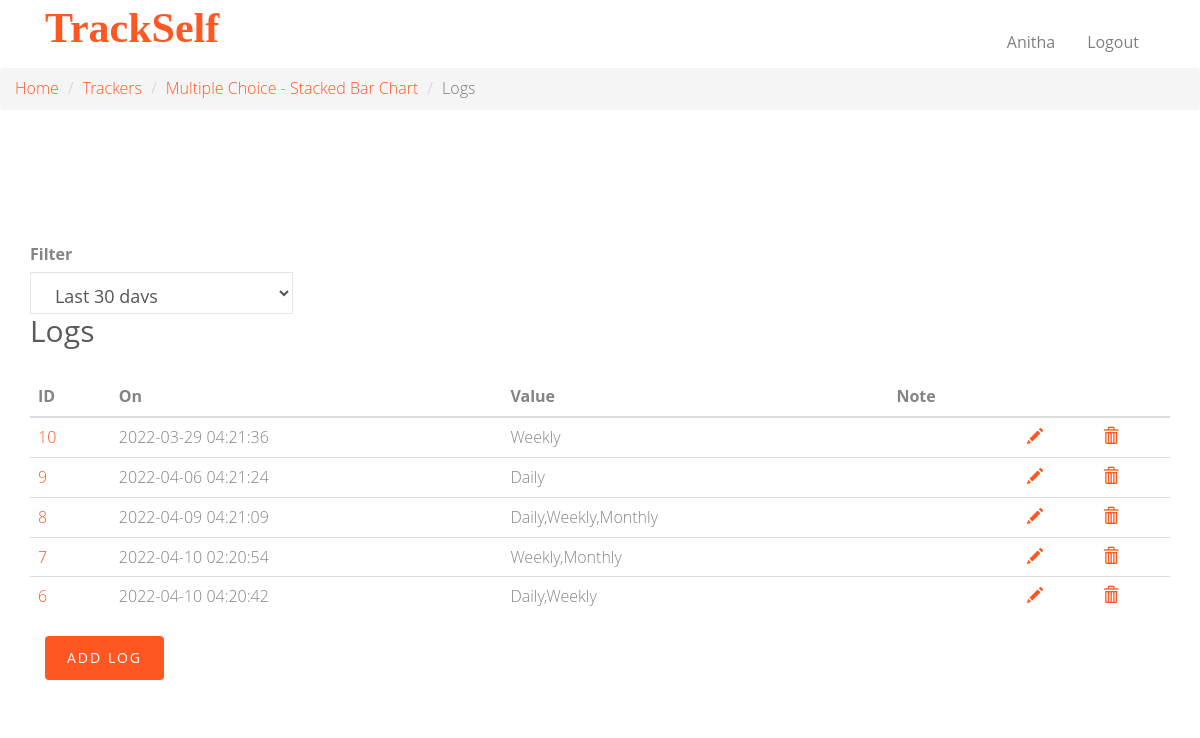
/trackers/21/logs (signed in), run on the app's committed database.
### final/application/models.py (models this page shows)
class User(db.Model, UserMixin):
    __tablename__ = 'user'
    id = db.Column(db.Integer, autoincrement=True, primary_key=True)
    username = db.Column(db.String, unique=False)
    email = db.Column(db.String, unique=True)
    password = db.Column(db.String(255))
    active = db.Column(db.Boolean())
    roles = db.relationship('Role', secondary=roles_users,backref=db.backref('users', lazy='dynamic'))

class Tracker(db.Model):
    __tablename__ = 'tracker'
    id = db.Column(db.Integer, autoincrement=True, primary_key=True)
    name = db.Column(db.String, unique=True, nullable=False)
    description = db.Column(db.String, nullable=False)
    type = db.Column(db.String, nullable=False)
    settings = db.Column(db.String)

class Log(db.Model):
    __tablename__ = 'log'
    id = db.Column(db.Integer, primary_key=True, autoincrement=True)
    timestamp = db.Column(db.String, nullable=False)
    tracker = db.Column(db.Integer, db.ForeignKey('tracker.id'), nullable=False)
    value = db.Column(db.String, nullable=False)
    note = db.Column(db.String)

### final/application/controllers.py (the view)
@app.route("/trackers/<string:tracker_id>/logs")
@login_required
def tracker_details_page(tracker_id):
    last_days = int(request.args.get('lastdays',30))
    today = datetime.today()
    filter_after = today - timedelta(days=last_days)
    tracker = Tracker.query.filter_by(id=tracker_id).first()
    logs = Log.query.filter_by(tracker=tracker_id).filter(Log.timestamp <= today).filter(Log.timestamp >= filter_after).order_by(Log.timestamp).all()
    timestamps=[]
    values=[]
    for log in logs:
        timestamps.append(log.timestamp)
        values.append(log.value)
    return render_template('logs-get.html', last_days=last_days, tracker=tracker, logs=logs,
                           timestamps=timestamps, values=values)

### final/templates/logs-get.html (shortened to what this page needs)
<!DOCTYPE html>
<html class="no-js">
<head>
    {% include 'css.html' %}
</head>
<body>
<div id="fh5co-wrapper">
    <div id="fh5co-page">
        <header id="fh5co-header-section" class="sticky-banner">
            <div class="container">
                <div class="nav-header">
                    <h1 id="fh5co-logo" class="col-sm-2"><a href="/">TrackSelf</a></h1>
                    {% include 'login-state.html' %}
                </div>
            </div>
        </header>
        <nav aria-label="breadcrumb">
            <ol class="breadcrumb">
                <li class="breadcrumb-item"><a href="/">Home</a></li>
                <li class="breadcrumb-item"><a href="/trackers">Trackers</a></li>
                <li class="breadcrumb-item"><a href="/trackers/{{ tracker['id'] }}">{{ tracker['name'] }}</a></li>
                <li class="breadcrumb-item active" aria-current="page">Logs</li>
            </ol>
        </nav>
        <div id="fh5co-contact" class="animate-box">
            <div class="container">
                <div class="row">
                    <div class="col-md-3">
                        <label for="period">Filter</label>
                        <select name="period" id="period" class="form-control form-control-lg" placeholder="Filter"
                                onchange="redirect({{ tracker['id'] }}, document.getElementById('period').value)">
                            <option value="30" {% if last_days==30%}selected='selected'{% endif %}>Last 30 days</option>
                        </select>
                    </div>
                    <div class="col-md-12">
                        <h2>Logs</h2>
                        <table id="tracker-logs" class="table">
                            <thead>
                            <th scope="col">ID</th>
                            <th scope="col">On</th>
                            <th scope="col">Value</th>
                            <th scope="col">Note</th>
                            <th scope="col"></th>
                            <th scope="col"></th>
                            </thead>
                            <tbody>
                            {% for log in logs%}
                            <tr>
                                <td><a href="/trackers/{{ tracker['id'] }}/logs/{{ log['id'] }}">{{ log['id'] }}</a>
                                </td>
                                <td>{{ log['timestamp'] }}</td>
                                <td>
                                    {% if tracker['type'] == 'boolean'%}
                                    {% if log['value'] == '1'%}
                                    True
                                    {% else %}
                                    False
                                    {% endif %}
                                    {% else %}
                                    {{ log['value'] }}
                                    {% endif %}
                                </td>
                                <td>{{ log['note'] }}</td>
                                <td><a href="/trackers/{{ tracker['id'] }}/logs/{{ log['id'] }}/update"><i
                                        class="glyphicon glyphicon-pencil"></i></a></td>
                                <td><a href="/trackers/{{ tracker['id'] }}/logs/{{ log['id'] }}/delete"><i
                                        class="glyphicon glyphicon-trash"></i></a></td>
                            </tr>
                            {% endfor %}
                            </tbody>
                        </table>
                        <div class="col-md-12">
                            <div class="form-group">
                                <button id="myButton" class="btn btn-primary" onclick="add_log({{ tracker['id'] }})">Add
                                    Log
                                </button>
                            </div>
                        </div>
                    </div>
                </div>
            </div>
        </div>
    </div>
</div>
</body>
</html>

### final/templates/login-state.html (shortened to what this page needs)
<nav id="fh5co-menu-wrap" role="navigation" class="col-sm-10">
    <ul class="sf-menu" id="fh5co-primary-menu">
         {% if current_user.is_authenticated %}
            <li>
                <a href = "#">{{current_user.username}}</a>
            </li>
            <li>
                <a href = "/logout">Logout</a>
            </li>
        {% endif %}
    </ul>
</nav>

### final/static/css/superfish.css (style rules this page uses)
.sf-menu, .sf-menu * { margin: 0; padding: 0; list-style: none; }
.sf-menu li { position: relative; }
.sf-menu > li { float: left; }
.sf-menu a { display: block; position: relative; }
.sf-menu { float: left; margin-bottom: 1em; }
.sf-menu a { border-left: 1px solid #fff; border-top: 1px solid #dFeEFF; border-top: 1px solid rgba(255,255,255,.5); padding: .75em 1em; text-decoration: none; zoom: 1; }
.sf-menu a { color: #13a; }
.sf-menu li { background: #BDD2FF; white-space: nowrap; *white-space: normal; -webkit-transition: background .2s; transition: background .2s; }

### final/static/css/style.css (style rules this page uses)
body { font-family: "Open Sans", Arial, sans-serif; line-height: 1.6; font-size: 16px; background: #fff; color: #848484; font-weight: 300; overflow-x: hidden; }
a { color: #ff5722; -webkit-transition: 0.5s, ease; -o-transition: 0.5s, ease; transition: 0.5s, ease; }
p, ul, ol { margin-bottom: 1.5em; font-size: 16px; color: #848484; font-family: "Open Sans", Arial, sans-serif; }
h1, h2, h3, h4, h5, h6 { color: #5a5a5a; font-family: "Open Sans", Arial, sans-serif; font-weight: 400; margin: 0 0 30px 0; }
.sf-menu { margin: 7px 0 0 0 !important; }
.sf-menu { float: right; }
.sf-menu a { color: rgba(0, 0, 0, 0.5); padding: 0.75em 1em !important; font-weight: normal; border-left: none; border-top: none; border-top: none; text-decoration: none; zoom: 1; font-size: 16px; border-bottom: none !important; }
.sf-menu li, .sf-menu ul li, .sf-menu ul ul li, .sf-menu li:hover, .sf-menu li.sfHover { background: transparent; }
#fh5co-header-section { padding: 0; position: relative; left: 0; width: 100%; z-index: 1022; background: #fff; }
.nav-header { position: relative; float: left; width: 100%; }
#fh5co-logo { position: relative; z-index: 2; font-size: 22px; text-transform: uppercase; font-weight: 700; float: left; margin: 5px 0px 0px 0px; }
#fh5co-logo a { color: #ff5722; }
#fh5co-menu-wrap { position: relative; z-index: 2; display: block; float: right; margin-top: 1%; }
#fh5co-menu-wrap .sf-menu a { padding: 1em .75em; }
#fh5co-services, #fh5co-about, #fh5co-contact { padding: 7em 0; }
#fh5co-contact .form-control { -webkit-box-shadow: none; -moz-box-shadow: none; -ms-box-shadow: none; -o-box-shadow: none; box-shadow: none; border: none; border: 1px solid rgba(0, 0, 0, 0.1); font-size: 18px; font-weight: 400; -webkit-border-radius: 0px; -moz-border-radius: 0px; -ms-border-radius: 0px; border-radius: 0px; }
#fh5co-contact .form-group { margin-bottom: 30px; }
.btn { -webkit-transition: 0.3s; -o-transition: 0.3s; transition: 0.3s; }
.btn { text-transform: uppercase; letter-spacing: 2px; -webkit-transition: 0.3s; -o-transition: 0.3s; transition: 0.3s; }
.btn.btn-primary { background: #ff5722; color: #fff; border: none !important; border: 2px solid transparent !important; }
#fh5co-wrapper { overflow-x: hidden; position: relative; }
#fh5co-page { position: relative; -webkit-transition: 0.5s; -o-transition: 0.5s; transition: 0.5s; }

### final/templates/css.html (style rules this page uses)
#fh5co-logo a { color: #ff5722; text-transform: none; font-family: Garamond; font-size: 42px; }

### data on the page
User: username "Anitha"
Tracker: name "Multiple Choice - Stacked Bar Chart", period "Last 30 days"
Log: id "10", timestamp "2022-03-29 04:21:36", value "Weekly"
Log: id "9", timestamp "2022-04-06 04:21:24", value "Daily"
Log: id "8", timestamp "2022-04-09 04:21:09", value "Daily,Weekly,Monthly"
Log: id "7", timestamp "2022-04-10 02:20:54", value "Weekly,Monthly"
Log: id "6", timestamp "2022-04-10 04:20:42", value "Daily,Weekly"
